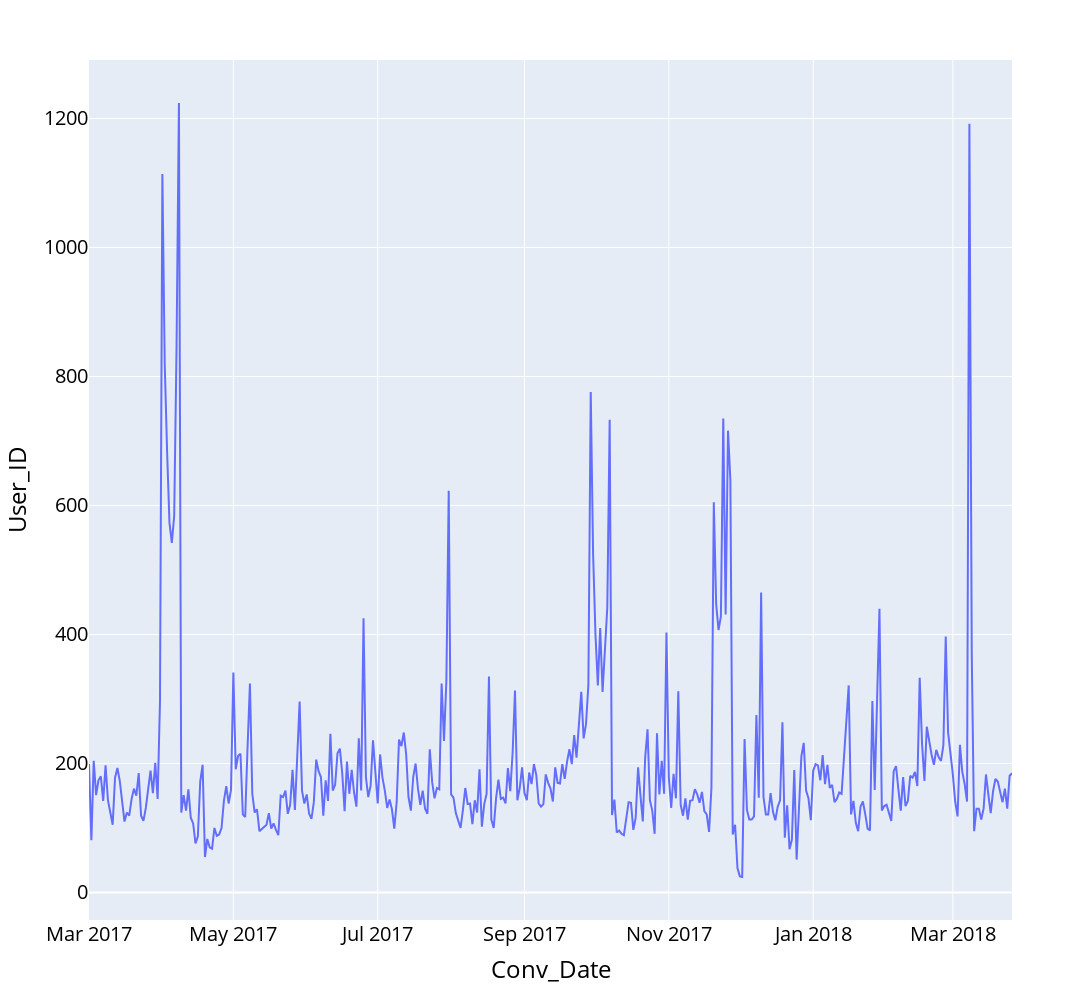

The notebook cell this image was saved under:
### Code cell
# Analisys of quantity of users per day
fig = px.line(df.groupby(['Conv_Date'], as_index=False)['User_ID'].nunique(), x="Conv_Date", y="User_ID")

fig.update_layout(
    autosize=False,
    width=2500,
    height=1000,
    font=dict(
            size=20,
            color='#000000'
        ))  
fig.show()

### Figure 1 — Plotly figure (JSON) as saved in the notebook; plotly's stock layout.template omitted (floating-point values rounded to 4 significant figures; data arrays with more than 128 entries replaced by an {"elided": "..."} marker saying what was removed)
{"data": [{"hovertemplate": "Conv_Date=%{x}<br>User_ID=%{y}<extra></extra>", "legendgroup": "", "line": {"color": "#636efa", "dash": "solid"}, "marker": {"symbol": "circle"}, "mode": "lines", "name": "", "orientation": "v", "showlegend": false, "type": "scatter", "x": {"elided": "389 str values"}, "xaxis": "x", "y": {"elided": "389 int values"}, "yaxis": "y"}], "layout": {"autosize": false, "font": {"color": "#000000", "size": 20}, "height": 1000, "legend": {"tracegroupgap": 0}, "margin": {"t": 60}, "width": 2500, "xaxis": {"anchor": "y", "domain": [0, 1], "title": {"text": "Conv_Date"}}, "yaxis": {"anchor": "x", "domain": [0, 1], "title": {"text": "User_ID"}}}}
